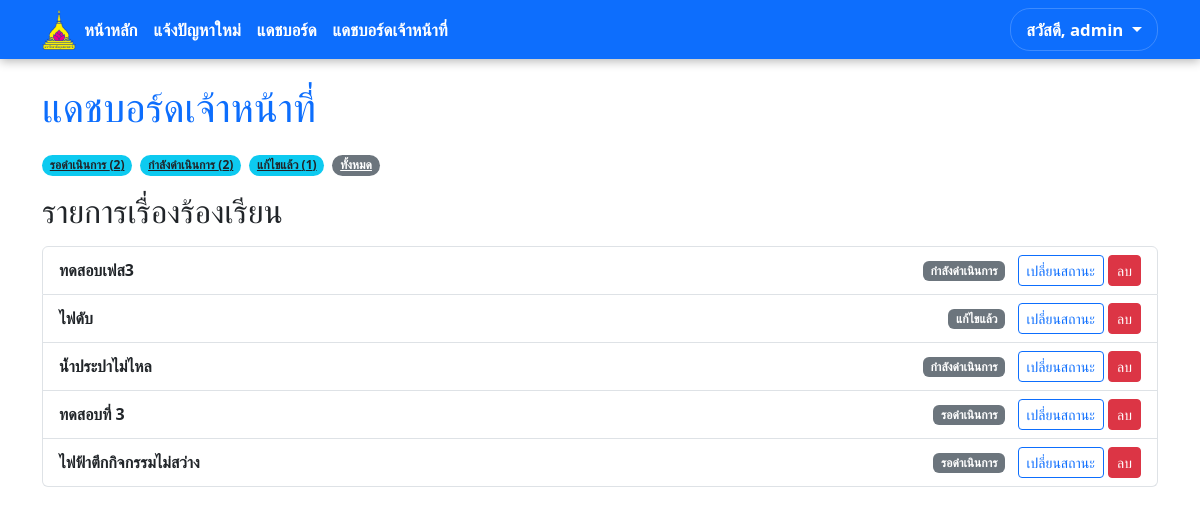
The app's page /staff/dashboard/ (signed in), older data.
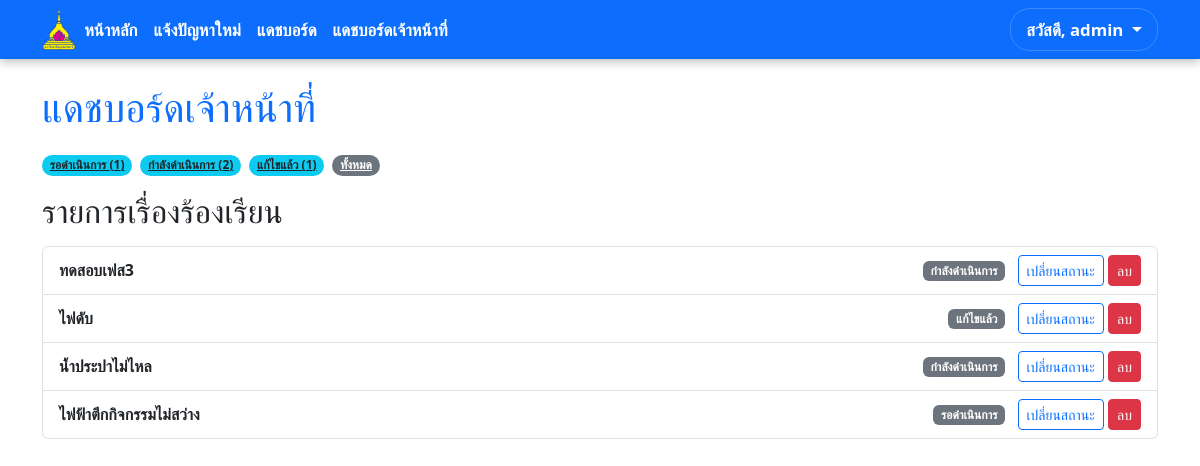
The same page, newer data.
### core/models.py (models this page shows, shortened)
class Case(models.Model):
    STATUS_CHOICES = [
        ('pending', 'รอดำเนินการ'),
        ('in_progress', 'กำลังดำเนินการ'),
        ('resolved', 'แก้ไขแล้ว'),
    ]
    CATEGORY_CHOICES = [
        ('electrical', 'ไฟฟ้า'),
        ('water_supply', 'ประปา'),
        ('road_damage', 'ถนน/ทางเท้า'),
        ('other', 'อื่นๆ'),
    ]
    title = models.CharField(max_length=200)
    description = models.TextField()
    status = models.CharField(max_length=20, choices=STATUS_CHOICES, default='pending')
    category = models.CharField(max_length=50, choices=CATEGORY_CHOICES)
    reporter = models.ForeignKey(User, on_delete=models.CASCADE, related_name='reported_cases')
    created_at = models.DateTimeField(auto_now_add=True)
    updated_at = models.DateTimeField(auto_now=True)
    image_file = models.ImageField(upload_to='case_images/', blank=True, null=True)

### core/views.py (the view)
# urls.py: path('staff/dashboard/', views.staff_dashboard_view, name='staff_dashboard'),
@login_required
def staff_dashboard_view(request):
    if not request.user.is_staff:
        messages.error(request, 'คุณไม่มีสิทธิ์ในการเข้าถึงหน้านี้')
        return redirect('home')
    status_filter = request.GET.get('status')
    if status_filter:
        all_cases = Case.objects.filter(status=status_filter).order_by('-created_at')
    else:
        all_cases = Case.objects.all().order_by('-created_at')
    case_counts = Case.objects.values('status').annotate(total=Count('status'))
    status_counts = {item['status']: item['total'] for item in case_counts}
    context = {
        'all_cases': all_cases,
        'status_choices': Case.STATUS_CHOICES,
        'status_counts': status_counts,
        'selected_status': status_filter,
    }
    return render(request, 'core/staff_dashboard.html', context)

### core/templatetags/custom_filters.py (called while the page is built)
@register.filter
def get_item(dictionary, key):
    return dictionary.get(key)

### core/templates/core/staff_dashboard.html (shortened to what this page needs)
{% extends 'core/base.html' %}
{% load custom_filters %}
{% block content %}
    <h1 class="text-primary mb-4">แดชบอร์ดเจ้าหน้าที่</h1>
    <div class="mb-3 d-flex flex-wrap gap-2">
        {% for status_value, status_label in status_choices %}
            <a href="{% url 'staff_dashboard' %}?status={{ status_value }}" class="badge rounded-pill bg-info text-dark">
                {{ status_label }} ({{ status_counts|get_item:status_value|default:0 }})
            </a>
        {% endfor %}
        <a href="{% url 'staff_dashboard' %}" class="badge rounded-pill bg-secondary">ทั้งหมด</a>
    </div>
    <h2>รายการเรื่องร้องเรียน {% if selected_status %}(สถานะ: {{ selected_status }}){% endif %}</h2>
    <div class="list-group mt-3">
        {% if all_cases %}
            {% for case in all_cases %}
                <div class="list-group-item list-group-item-action d-flex justify-content-between align-items-center">
                    <a href="{% url 'case_detail' case.id %}" class="text-decoration-none text-dark fw-bold">{{ case.title }}</a>
                    <div>
                        <span class="badge bg-secondary me-2">{{ case.get_status_display }}</span>
                        <a href="{% url 'change_case_status' case.id %}" class="btn btn-sm btn-outline-primary">เปลี่ยนสถานะ</a>
                        <a href="{% url 'case_delete' case.id %}" class="btn btn-sm btn-danger">ลบ</a>
                    </div>
                </div>
            {% endfor %}
        {% else %}
            <div class="alert alert-warning text-center" role="alert">
                ไม่พบเรื่องร้องเรียนในสถานะนี้
            </div>
        {% endif %}
    </div>
{% endblock %}

Row changes from the older to the newer data that the page shows:
removed Case: title "ทดสอบที่ 3", status "รอดำเนินการ"
Text that changed along with them:
new list line: "รอดำเนินการ ( 1 )"
list line gone: "รอดำเนินการ ( 2 )"
